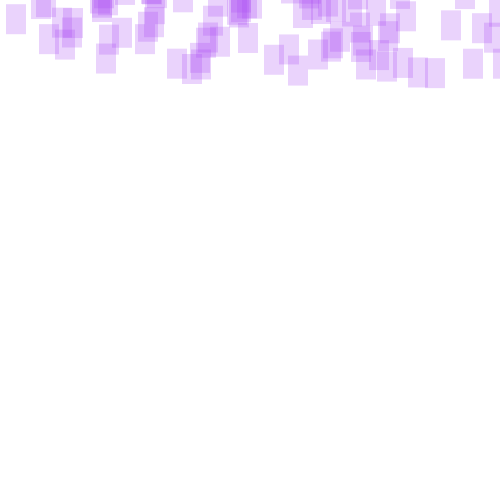
Frame 1 (no input)
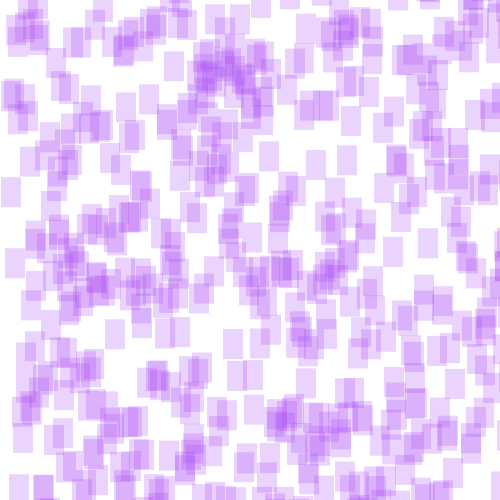
Frame 60 (the mouse pressed at the canvas centre just before this capture)
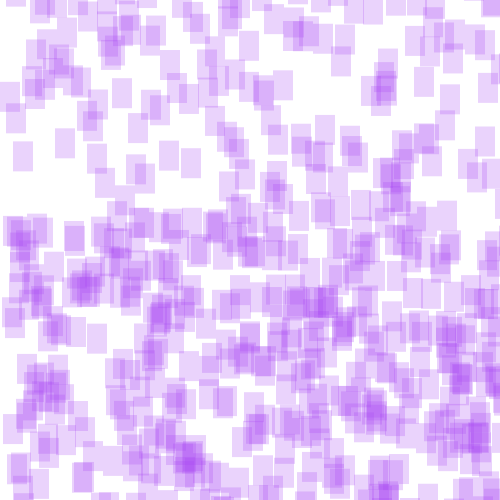
Frame 120 (the mouse held since frame 60 and released just before this capture)

The Processing sketch that drew these frames (run headless with seeded random() and noise(); from frame 60 on, the mouse is pressed at the canvas centre):

// Processing sketch: lezione10_11
// ── lezione10_11.pde
float [] y = new float[1000];

void setup()
{
  size(500, 500);
  noStroke();
  y = new float[width*2];
  fill( random(255), random(255), random(255), random(255) );

  for (int i = 0; i < y.length; i++)
  {
    y[i] = random(-2*height,0.1*height);
  }
  
}

void draw()
{
  background(255);
  
  for (int i = 0; i < y.length; i++)
  {
    y[i]+= 10;
    
    if(y[i] > height)
    {
      y[i] = random(-2*height, -30);
    }
    float x = i/2;
    rect(x,y[i],20,30);
  }
  
}
